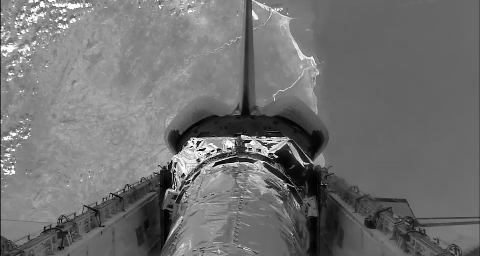
%> input picture DIPUM2E_International_Original_Book_Images/DIPUM2E_International_Original_Book_Images/DIPUM2E_International_Ed_CH08_Images/shuttle.tif, 480 x 256 px
$ octave e6_10.m   (GNU Octave 9; MATLAB toolbox functions it lacks are replaced by stand-ins)
%> lines starting %> are read from the running program, lines starting %| are printed output that depends on the picture
### dipum_toolbox_2.0.1/ntrop.m
function h = ntrop(x, n)
%NTROP Computes a first-order estimate of the entropy of a matrix.
%   H = NTROP(X, N) returns the entropy of matrix X with N
%   symbols. N = 256 if omitted but it must be larger than the
%   number of unique values in X for accurate results. The estimate
%   assumes a statistically independent source characterized by the
%   relative frequency of occurrence of the elements in X.
%   The estimate is a lower bound on the average number of bits per
%   unique value (or symbol) when coding without coding redundancy.

%   Copyright 2002-2009 R. C. Gonzalez, R. E. Woods, and S. L. Eddins
%   From the book Digital Image Processing Using MATLAB, 2nd ed.,
%   Gatesmark Publishing, 2009.
%
%   Book web site: http://www.imageprocessingplace.com
%   Publisher web site: http://www.gatesmark.com/DIPUM2e.htm

error(nargchk(1, 2, nargin));         % Check input arguments
if nargin < 2
   n = 256;                           % Default for n.
end

x = double(x);                        % Make input double
xh = hist(x(:), n);                   % Compute N-bin histogram
xh = xh / sum(xh(:));                 % Compute probabilities

% Make mask to eliminate 0's since log2(0) = -inf.
i = find(xh);

h = -sum(xh(i) .* log2(xh(i)));       % Compute entropy

### dipum_toolbox_2.0.1/mat2lpc.m
function y = mat2lpc(x, f)
%MAT2LPC Compresses a matrix using 1-D lossles predictive coding.
%   Y = MAT2LPC(X, F) encodes matrix X using 1-D lossless predictive
%   coding. A linear prediction of X is made based on the
%   coefficients in F. If F is omitted, F = 1 (for previous pixel
%   coding) is assumed. The prediction error is then computed and
%   output as encoded matrix Y.
%
%   See also LPC2MAT.

%   Copyright 2002-2009 R. C. Gonzalez, R. E. Woods, and S. L. Eddins
%   From the book Digital Image Processing Using MATLAB, 2nd ed.,
%   Gatesmark Publishing, 2009.
%
%   Book web site: http://www.imageprocessingplace.com
%   Publisher web site: http://www.gatesmark.com/DIPUM2e.htm

error(nargchk(1, 2, nargin));       % Check input arguments
if nargin < 2                       % Set default filter if omitted
    f = 1;
end

x = double(x);                      % Ensure double for computations
[m, n] = size(x);                   % Get dimensions of input matrix
p = zeros(m, n);                    % Init linear prediction to 0
xs = x;     zc = zeros(m, 1);       % Prepare for input shift and pad

for j = 1:length(f)                 % For each filter coefficient ...
    xs = [zc xs(:, 1:end - 1)];     % Shift and zero pad x
    p = p + f(j) * xs;              % Form partial prediction sums
end

y = x - round(p);                   % Compute prediction error

### dipum_toolbox_2.0.1/mat2huff.m
function y = mat2huff(x)
%MAT2HUFF Huffman encodes a matrix.
%   Y = MAT2HUFF(X) Huffman encodes matrix X using symbol
%   probabilities in unit-width histogram bins between X's minimum
%   and maximum values. The encoded data is returned as a structure
%   Y:
%      Y.code   The Huffman-encoded values of X, stored in
%               a uint16 vector.  The other fields of Y contain
%               additional decoding information, including:
%      Y.min    The minimum value of X plus 32768
%      Y.size   The size of X
%      Y.hist   The histogram of X
%
%   If X is logical, uint8, uint16, uint32, int8, int16, or double,
%   with integer values, it can be input directly to MAT2HUFF. The
%   minimum value of X must be representable as an int16.
%
%   If X is double with non-integer values---for example, an image
%   with values between 0 and 1---first scale X to an appropriate
%   integer range before the call. For example, use Y =
%   MAT2HUFF(255*X) for 256 gray level encoding.
%
%   NOTE: The number of Huffman code words is round(max(X(:))) -
%   round(min(X(:))) + 1.  You may need to scale input X to generate
%   codes of reasonable length.  The maximum row or column dimension
%   of X is 65535.
%
%   See also HUFF2MAT.

%   Copyright 2002-2009 R. C. Gonzalez, R. E. Woods, and S. L. Eddins
%   From the book Digital Image Processing Using MATLAB, 2nd ed.,
%   Gatesmark Publishing, 2009.
%
%   Book web site: http://www.imageprocessingplace.com
%   Publisher web site: http://www.gatesmark.com/DIPUM2e.htm

if ndims(x) ~= 2 || ~isreal(x) || (~isnumeric(x) && ~islogical(x))
   error('X must be a 2-D real numeric or logical matrix.');
end

% Store the size of input x.
y.size = uint32(size(x));

% Find the range of x values and store its minimum value biased
% by +32768 as a UINT16.
x = round(double(x));
xmin = min(x(:));
xmax = max(x(:));
pmin = double(int16(xmin));
pmin = uint16(pmin + 32768);    y.min = pmin;

% Compute the input histogram between xmin and xmax with unit
% width bins, scale to UINT16, and store.
x = x(:)';
h = histc(x, xmin:xmax);
if max(h) > 65535
    h = 65535 * h / max(h);
end
h = uint16(h);   y.hist = h;

% Code the input matrix and store the result.
map = huffman(double(h));          % Make Huffman code map
hx = map(x(:) - xmin + 1);         % Map image
hx = char(hx)';                    % Convert to char array
hx = hx(:)';
hx(hx == ' ') = [];                % Remove blanks
ysize = ceil(length(hx) / 16);     % Compute encoded size
hx16 = repmat('0', 1, ysize * 16); % Pre-allocate modulo-16 vector
hx16(1:length(hx)) = hx;           % Make hx modulo-16 in length
hx16 = reshape(hx16, 16, ysize);   % Reshape to 16-character words
hx16 = hx16' - '0';                % Convert binary string to decimal
twos = pow2(15:-1:0);
y.code = uint16(sum(hx16 .* twos(ones(ysize, 1), :), 2))';

### example/e6_10.m
clc,clear,close all;
f2 = imread('shuttle.tif', 2);
%> f2 is the input picture: size 256x480 uint8; min 0, max 255, mean 113
ntrop(f2)
%> in ntrop, `xh = hist(x(:), n);`: xh = 256 values, max 6359 at index 103, min 3 at index 1, mean 480
%> in ntrop, `xh = xh / sum(xh(:));`: xh = 256 values, max 0.0517 at index 103, min 2.44e-05 at index 1, mean 0.00391
%> in ntrop, `i = find(xh);`: i = 256 values from 1 to 256
%> in ntrop, `h = -sum(xh(i) .* log2(xh(i)));`: h = 6.84
%> ans = 6.84
e2 = mat2lpc(f2);
%> the loop in mat2lpc, `for j = 1:length(f)` made 1 pass
%> pass 1, in mat2lpc, `xs = [zc xs(:, 1:end - 1)];`:
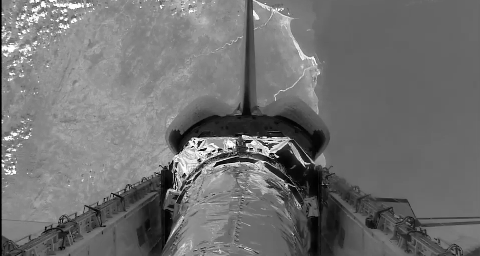
%> xs: size 256x480 double; min 0, max 255, mean 112.9
%> in mat2lpc, `y = x - round(p);`:
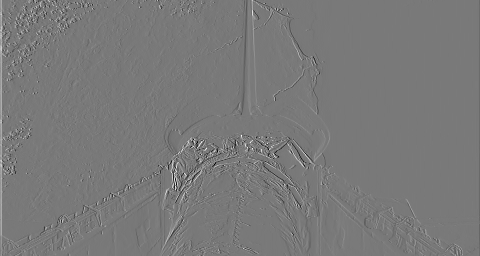
%> y: size 256x480 double; min -205, max 225, mean 0.2; drawn with min black and max white
ntrop(e2,512)
%> ans = 4.45
c2 = mat2huff(e2);
%> in mat2huff, `xmin = min(x(:));`: xmin = -205
%> in mat2huff, `xmax = max(x(:));`: xmax = 225
%> in mat2huff, `pmin = double(int16(xmin));`: pmin = -205
%> in mat2huff, `pmin = uint16(pmin + 32768)`: pmin = 32563
%> in mat2huff, `h = histc(x, xmin:xmax);`: h = 431 values, max 41330 at index 206, min 0 at index 2, mean 285.1
%> in mat2huff, `y.hist = h`: y.hist has the same summary as h
%> the run ends on the next line
